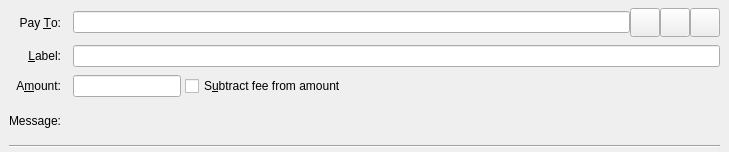
<?xml version="1.0" encoding="UTF-8"?>
<ui version="4.0">
 <class>SendCoinsEntry</class>
 <widget class="QStackedWidget" name="SendCoinsEntry">
  <property name="geometry">
   <rect>
    <x>0</x>
    <y>0</y>
    <width>729</width>
    <height>152</height>
   </rect>
  </property>
  <property name="focusPolicy">
   <enum>Qt::TabFocus</enum>
  </property>
  <property name="autoFillBackground">
   <bool>false</bool>
  </property>
  <widget class="QFrame" name="SendCoins">
   <property name="toolTip">
    <string>This is a normal payment.</string>
   </property>
   <property name="frameShape">
    <enum>QFrame::NoFrame</enum>
   </property>
   <layout class="QGridLayout" name="gridLayout">
    <property name="topMargin">
     <number>8</number>
    </property>
    <property name="bottomMargin">
     <number>4</number>
    </property>
    <property name="horizontalSpacing">
     <number>12</number>
    </property>
    <property name="verticalSpacing">
     <number>8</number>
    </property>
    <item row="2" column="1">
     <layout class="QHBoxLayout" name="horizontalLayoutAmount" stretch="0,0,1">
      <item>
       <widget class="BitcoinAmountField" name="payAmount"/>
      </item>
      <item>
       <spacer name="horizontalSpacer">
        <property name="orientation">
         <enum>Qt::Horizontal</enum>
        </property>
        <property name="sizeHint" stdset="0">
         <size>
          <width>4</width>
          <height>20</height>
         </size>
        </property>
       </spacer>
      </item>
      <item>
       <widget class="QCheckBox" name="checkboxSubtractFeeFromAmount">
        <property name="toolTip">
         <string>The fee will be deducted from the amount being sent. The recipient will receive less agricoin than you enter in the amount field. If multiple recipients are selected, the fee is split equally.</string>
        </property>
        <property name="layoutDirection">
         <enum>Qt::LeftToRight</enum>
        </property>
        <property name="text">
         <string>S&amp;ubtract fee from amount</string>
        </property>
       </widget>
      </item>
     </layout>
    </item>
    <item row="1" column="0">
     <widget class="QLabel" name="labellLabel">
      <property name="text">
       <string>&amp;Label:</string>
      </property>
      <property name="alignment">
       <set>Qt::AlignRight|Qt::AlignTrailing|Qt::AlignVCenter</set>
      </property>
      <property name="buddy">
       <cstring>addAsLabel</cstring>
      </property>
     </widget>
    </item>
    <item row="1" column="1">
     <widget class="QLineEdit" name="addAsLabel">
      <property name="toolTip">
       <string>Enter a label for this address to add it to the list of used addresses</string>
      </property>
     </widget>
    </item>
    <item row="2" column="0">
     <widget class="QLabel" name="amountLabel">
      <property name="text">
       <string>A&amp;mount:</string>
      </property>
      <property name="alignment">
       <set>Qt::AlignRight|Qt::AlignTrailing|Qt::AlignVCenter</set>
      </property>
      <property name="buddy">
       <cstring>payAmount</cstring>
      </property>
     </widget>
    </item>
    <item row="3" column="0">
     <widget class="QLabel" name="messageLabel">
      <property name="text">
       <string>Message:</string>
      </property>
      <property name="alignment">
       <set>Qt::AlignRight|Qt::AlignTrailing|Qt::AlignVCenter</set>
      </property>
     </widget>
    </item>
    <item row="0" column="0">
     <widget class="QLabel" name="payToLabel">
      <property name="text">
       <string>Pay &amp;To:</string>
      </property>
      <property name="alignment">
       <set>Qt::AlignRight|Qt::AlignTrailing|Qt::AlignVCenter</set>
      </property>
      <property name="buddy">
       <cstring>payTo</cstring>
      </property>
     </widget>
    </item>
    <item row="0" column="1">
     <layout class="QHBoxLayout" name="payToLayout">
      <property name="spacing">
       <number>0</number>
      </property>
      <item>
       <widget class="QValidatedLineEdit" name="payTo">
        <property name="toolTip">
         <string>The agricoin address to send the payment to</string>
        </property>
       </widget>
      </item>
      <item>
       <widget class="QToolButton" name="addressBookButton">
        <property name="toolTip">
         <string>Choose previously used address</string>
        </property>
        <property name="text">
         <string/>
        </property>
        <property name="icon">
         <iconset resource="../bitcoin.qrc">
          <normaloff>:/icons/address-book</normaloff>:/icons/address-book</iconset>
        </property>
        <property name="iconSize">
         <size>
          <width>22</width>
          <height>22</height>
         </size>
        </property>
        <property name="shortcut">
         <string>Alt+A</string>
        </property>
       </widget>
      </item>
      <item>
       <widget class="QToolButton" name="pasteButton">
        <property name="toolTip">
         <string>Paste address from clipboard</string>
        </property>
        <property name="text">
         <string/>
        </property>
        <property name="icon">
         <iconset resource="../bitcoin.qrc">
          <normaloff>:/icons/editpaste</normaloff>:/icons/editpaste</iconset>
        </property>
        <property name="iconSize">
         <size>
          <width>22</width>
          <height>22</height>
         </size>
        </property>
        <property name="shortcut">
         <string>Alt+P</string>
        </property>
       </widget>
      </item>
      <item>
       <widget class="QToolButton" name="deleteButton">
        <property name="toolTip">
         <string>Remove this entry</string>
        </property>
        <property name="text">
         <string/>
        </property>
        <property name="icon">
         <iconset resource="../bitcoin.qrc">
          <normaloff>:/icons/remove</normaloff>:/icons/remove</iconset>
        </property>
        <property name="iconSize">
         <size>
          <width>22</width>
          <height>22</height>
         </size>
        </property>
       </widget>
      </item>
     </layout>
    </item>
    <item row="3" column="1">
     <widget class="QLabel" name="messageTextLabel">
      <property name="toolTip">
       <string>A message that was attached to the agricoin: URI which will be stored with the transaction for your reference. Note: This message will not be sent over the agricoin network.</string>
      </property>
      <property name="textFormat">
       <enum>Qt::PlainText</enum>
      </property>
     </widget>
    </item>
    <item row="5" column="0" colspan="2">
     <widget class="Line" name="line">
      <property name="orientation">
       <enum>Qt::Horizontal</enum>
      </property>
     </widget>
    </item>
   </layout>
  </widget>
  <widget class="QFrame" name="SendCoins_UnauthenticatedPaymentRequest">
   <property name="palette">
    <palette>
     <active>
      <colorrole role="WindowText">
       <brush brushstyle="SolidPattern">
        <color alpha="255">
         <red>0</red>
         <green>0</green>
         <blue>0</blue>
        </color>
       </brush>
      </colorrole>
      <colorrole role="Button">
       <brush brushstyle="SolidPattern">
        <color alpha="255">
         <red>255</red>
         <green>255</green>
         <blue>127</blue>
        </color>
       </brush>
      </colorrole>
      <colorrole role="Light">
       <brush brushstyle="SolidPattern">
        <color alpha="255">
         <red>255</red>
         <green>255</green>
         <blue>255</blue>
        </color>
       </brush>
      </colorrole>
      <colorrole role="Midlight">
       <brush brushstyle="SolidPattern">
        <color alpha="255">
         <red>255</red>
         <green>255</green>
         <blue>191</blue>
        </color>
       </brush>
      </colorrole>
      <colorrole role="Dark">
       <brush brushstyle="SolidPattern">
        <color alpha="255">
         <red>127</red>
         <green>127</green>
         <blue>63</blue>
        </color>
       </brush>
      </colorrole>
      <colorrole role="Mid">
       <brush brushstyle="SolidPattern">
        <color alpha="255">
         <red>170</red>
         <green>170</green>
         <blue>84</blue>
        </color>
       </brush>
      </colorrole>
      <colorrole role="Text">
       <brush brushstyle="SolidPattern">
        <color alpha="255">
         <red>0</red>
         <green>0</green>
         <blue>0</blue>
        </color>
       </brush>
      </colorrole>
      <colorrole role="BrightText">
       <brush brushstyle="SolidPattern">
        <color alpha="255">
         <red>255</red>
         <green>255</green>
         <blue>255</blue>
        </color>
       </brush>
      </colorrole>
      <colorrole role="ButtonText">
       <brush brushstyle="SolidPattern">
        <color alpha="255">
         <red>0</red>
         <green>0</green>
         <blue>0</blue>
        </color>
       </brush>
      </colorrole>
      <colorrole role="Base">
       <brush brushstyle="SolidPattern">
        <color alpha="255">
         <red>255</red>
         <green>255</green>
         <blue>255</blue>
        </color>
       </brush>
      </colorrole>
      <colorrole role="Window">
       <brush brushstyle="SolidPattern">
        <color alpha="255">
         <red>255</red>
         <green>255</green>
         <blue>127</blue>
        </color>
       </brush>
      </colorrole>
      <colorrole role="Shadow">
       <brush brushstyle="SolidPattern">
        <color alpha="255">
         <red>0</red>
         <green>0</green>
         <blue>0</blue>
        </color>
       </brush>
      </colorrole>
      <colorrole role="AlternateBase">
       <brush brushstyle="SolidPattern">
        <color alpha="255">
         <red>255</red>
         <green>255</green>
         <blue>191</blue>
        </color>
       </brush>
      </colorrole>
      <colorrole role="ToolTipBase">
       <brush brushstyle="SolidPattern">
        <color alpha="255">
         <red>255</red>
         <green>255</green>
         <blue>220</blue>
        </color>
       </brush>
      </colorrole>
      <colorrole role="ToolTipText">
       <brush brushstyle="SolidPattern">
        <color alpha="255">
         <red>0</red>
         <green>0</green>
         <blue>0</blue>
        </color>
       </brush>
      </colorrole>
     </active>
     <inactive>
      <colorrole role="WindowText">
       <brush brushstyle="SolidPattern">
        <color alpha="255">
         <red>0</red>
         <green>0</green>
         <blue>0</blue>
        </color>
       </brush>
      </colorrole>
      <colorrole role="Button">
       <brush brushstyle="SolidPattern">
        <color alpha="255">
         <red>255</red>
         <green>255</green>
         <blue>127</blue>
        </color>
       </brush>
      </colorrole>
      <colorrole role="Light">
       <brush brushstyle="SolidPattern">
        <color alpha="255">
         <red>255</red>
         <green>255</green>
         <blue>255</blue>
        </color>
       </brush>
      </colorrole>
      <colorrole role="Midlight">
       <brush brushstyle="SolidPattern">
        <color alpha="255">
         <red>255</red>
         <green>255</green>
         <blue>191</blue>
        </color>
       </brush>
      </colorrole>
      <colorrole role="Dark">
       <brush brushstyle="SolidPattern">
        <color alpha="255">
         <red>127</red>
         <green>127</green>
         <blue>63</blue>
        </color>
       </brush>
      </colorrole>
      <colorrole role="Mid">
       <brush brushstyle="SolidPattern">
        <color alpha="255">
         <red>170</red>
         <green>170</green>
         <blue>84</blue>
        </color>
       </brush>
      </colorrole>
      <colorrole role="Text">
       <brush brushstyle="SolidPattern">
        <color alpha="255">
         <red>0</red>
         <green>0</green>
         <blue>0</blue>
        </color>
       </brush>
      </colorrole>
      <colorrole role="BrightText">
       <brush brushstyle="SolidPattern">
        <color alpha="255">
         <red>255</red>
         <green>255</green>
         <blue>255</blue>
        </color>
       </brush>
      </colorrole>
      <colorrole role="ButtonText">
       <brush brushstyle="SolidPattern">
        <color alpha="255">
         <red>0</red>
         <green>0</green>
         <blue>0</blue>
        </color>
       </brush>
      </colorrole>
      <colorrole role="Base">
       <brush brushstyle="SolidPattern">
        <color alpha="255">
         <red>255</red>
         <green>255</green>
         <blue>255</blue>
        </color>
       </brush>
      </colorrole>
      <colorrole role="Window">
       <brush brushstyle="SolidPattern">
        <color alpha="255">
         <red>255</red>
         <green>255</green>
         <blue>127</blue>
        </color>
       </brush>
      </colorrole>
      <colorrole role="Shadow">
       <brush brushstyle="SolidPattern">
        <color alpha="255">
         <red>0</red>
         <green>0</green>
         <blue>0</blue>
        </color>
       </brush>
      </colorrole>
      <colorrole role="AlternateBase">
       <brush brushstyle="SolidPattern">
        <color alpha="255">
         <red>255</red>
         <green>255</green>
         <blue>191</blue>
        </color>
       </brush>
      </colorrole>
      <colorrole role="ToolTipBase">
       <brush brushstyle="SolidPattern">
        <color alpha="255">
         <red>255</red>
         <green>255</green>
         <blue>220</blue>
        </color>
       </brush>
      </colorrole>
      <colorrole role="ToolTipText">
       <brush brushstyle="SolidPattern">
        <color alpha="255">
         <red>0</red>
         <green>0</green>
         <blue>0</blue>
        </color>
       </brush>
      </colorrole>
     </inactive>
     <disabled>
      <colorrole role="WindowText">
       <brush brushstyle="SolidPattern">
        <color alpha="255">
         <red>127</red>
         <green>127</green>
         <blue>63</blue>
        </color>
       </brush>
      </colorrole>
      <colorrole role="Button">
       <brush brushstyle="SolidPattern">
        <color alpha="255">
         <red>255</red>
         <green>255</green>
         <blue>127</blue>
        </color>
       </brush>
      </colorrole>
      <colorrole role="Light">
       <brush brushstyle="SolidPattern">
        <color alpha="255">
         <red>255</red>
         <green>255</green>
         <blue>255</blue>
        </color>
       </brush>
      </colorrole>
      <colorrole role="Midlight">
       <brush brushstyle="SolidPattern">
        <color alpha="255">
         <red>255</red>
         <green>255</green>
         <blue>191</blue>
        </color>
       </brush>
      </colorrole>
      <colorrole role="Dark">
       <brush brushstyle="SolidPattern">
        <color alpha="255">
         <red>127</red>
         <green>127</green>
         <blue>63</blue>
        </color>
       </brush>
      </colorrole>
      <colorrole role="Mid">
       <brush brushstyle="SolidPattern">
        <color alpha="255">
         <red>170</red>
         <green>170</green>
         <blue>84</blue>
        </color>
       </brush>
      </colorrole>
      <colorrole role="Text">
       <brush brushstyle="SolidPattern">
        <color alpha="255">
         <red>127</red>
         <green>127</green>
         <blue>63</blue>
        </color>
       </brush>
      </colorrole>
      <colorrole role="BrightText">
       <brush brushstyle="SolidPattern">
        <color alpha="255">
         <red>255</red>
         <green>255</green>
         <blue>255</blue>
        </color>
       </brush>
      </colorrole>
      <colorrole role="ButtonText">
       <brush brushstyle="SolidPattern">
        <color alpha="255">
         <red>127</red>
         <green>127</green>
         <blue>63</blue>
        </color>
       </brush>
      </colorrole>
      <colorrole role="Base">
       <brush brushstyle="SolidPattern">
        <color alpha="255">
         <red>255</red>
         <green>255</green>
         <blue>127</blue>
        </color>
       </brush>
      </colorrole>
      <colorrole role="Window">
       <brush brushstyle="SolidPattern">
        <color alpha="255">
         <red>255</red>
         <green>255</green>
         <blue>127</blue>
        </color>
       </brush>
      </colorrole>
      <colorrole role="Shadow">
       <brush brushstyle="SolidPattern">
        <color alpha="255">
         <red>0</red>
         <green>0</green>
         <blue>0</blue>
        </color>
       </brush>
      </colorrole>
      <colorrole role="AlternateBase">
       <brush brushstyle="SolidPattern">
        <color alpha="255">
         <red>255</red>
         <green>255</green>
         <blue>127</blue>
        </color>
       </brush>
      </colorrole>
      <colorrole role="ToolTipBase">
       <brush brushstyle="SolidPattern">
        <color alpha="255">
         <red>255</red>
         <green>255</green>
         <blue>220</blue>
        </color>
       </brush>
      </colorrole>
      <colorrole role="ToolTipText">
       <brush brushstyle="SolidPattern">
        <color alpha="255">
         <red>0</red>
         <green>0</green>
         <blue>0</blue>
        </color>
       </brush>
      </colorrole>
     </disabled>
    </palette>
   </property>
   <property name="toolTip">
    <string>This is an unauthenticated payment request.</string>
   </property>
   <property name="autoFillBackground">
    <bool>true</bool>
   </property>
   <property name="frameShape">
    <enum>QFrame::NoFrame</enum>
   </property>
   <layout class="QGridLayout" name="gridLayout_is">
    <property name="spacing">
     <number>12</number>
    </property>
    <item row="0" column="0">
     <widget class="QLabel" name="payToLabel_is">
      <property name="text">
       <string>Pay To:</string>
      </property>
      <property name="alignment">
       <set>Qt::AlignRight|Qt::AlignTrailing|Qt::AlignVCenter</set>
      </property>
     </widget>
    </item>
    <item row="0" column="1">
     <layout class="QHBoxLayout" name="payToLayout_is">
      <property name="spacing">
       <number>0</number>
      </property>
      <item>
       <widget class="QLabel" name="payTo_is"/>
      </item>
      <item>
       <widget class="QToolButton" name="deleteButton_is">
        <property name="toolTip">
         <string>Remove this entry</string>
        </property>
        <property name="text">
         <string/>
        </property>
        <property name="icon">
         <iconset resource="../bitcoin.qrc">
          <normaloff>:/icons/remove</normaloff>:/icons/remove</iconset>
        </property>
       </widget>
      </item>
     </layout>
    </item>
    <item row="1" column="0">
     <widget class="QLabel" name="memoLabel_is">
      <property name="text">
       <string>Memo:</string>
      </property>
      <property name="alignment">
       <set>Qt::AlignRight|Qt::AlignTrailing|Qt::AlignVCenter</set>
      </property>
     </widget>
    </item>
    <item row="1" column="1">
     <widget class="QLabel" name="memoTextLabel_is">
      <property name="textFormat">
       <enum>Qt::PlainText</enum>
      </property>
     </widget>
    </item>
    <item row="2" column="0">
     <widget class="QLabel" name="amountLabel_is">
      <property name="text">
       <string>A&amp;mount:</string>
      </property>
      <property name="alignment">
       <set>Qt::AlignRight|Qt::AlignTrailing|Qt::AlignVCenter</set>
      </property>
      <property name="buddy">
       <cstring>payAmount_is</cstring>
      </property>
     </widget>
    </item>
    <item row="2" column="1">
     <widget class="BitcoinAmountField" name="payAmount_is">
      <property name="acceptDrops">
       <bool>false</bool>
      </property>
     </widget>
    </item>
   </layout>
  </widget>
  <widget class="QFrame" name="SendCoins_AuthenticatedPaymentRequest">
   <property name="palette">
    <palette>
     <active>
      <colorrole role="WindowText">
       <brush brushstyle="SolidPattern">
        <color alpha="255">
         <red>0</red>
         <green>0</green>
         <blue>0</blue>
        </color>
       </brush>
      </colorrole>
      <colorrole role="Button">
       <brush brushstyle="SolidPattern">
        <color alpha="255">
         <red>140</red>
         <green>232</green>
         <blue>119</blue>
        </color>
       </brush>
      </colorrole>
      <colorrole role="Light">
       <brush brushstyle="SolidPattern">
        <color alpha="255">
         <red>230</red>
         <green>255</green>
         <blue>224</blue>
        </color>
       </brush>
      </colorrole>
      <colorrole role="Midlight">
       <brush brushstyle="SolidPattern">
        <color alpha="255">
         <red>185</red>
         <green>243</green>
         <blue>171</blue>
        </color>
       </brush>
      </colorrole>
      <colorrole role="Dark">
       <brush brushstyle="SolidPattern">
        <color alpha="255">
         <red>70</red>
         <green>116</green>
         <blue>59</blue>
        </color>
       </brush>
      </colorrole>
      <colorrole role="Mid">
       <brush brushstyle="SolidPattern">
        <color alpha="255">
         <red>93</red>
         <green>155</green>
         <blue>79</blue>
        </color>
       </brush>
      </colorrole>
      <colorrole role="Text">
       <brush brushstyle="SolidPattern">
        <color alpha="255">
         <red>0</red>
         <green>0</green>
         <blue>0</blue>
        </color>
       </brush>
      </colorrole>
      <colorrole role="BrightText">
       <brush brushstyle="SolidPattern">
        <color alpha="255">
         <red>155</red>
         <green>255</green>
         <blue>147</blue>
        </color>
       </brush>
      </colorrole>
      <colorrole role="ButtonText">
       <brush brushstyle="SolidPattern">
        <color alpha="255">
         <red>0</red>
         <green>0</green>
         <blue>0</blue>
        </color>
       </brush>
      </colorrole>
      <colorrole role="Base">
       <brush brushstyle="SolidPattern">
        <color alpha="255">
         <red>119</red>
         <green>255</green>
         <blue>233</blue>
        </color>
       </brush>
      </colorrole>
      <colorrole role="Window">
       <brush brushstyle="SolidPattern">
        <color alpha="255">
         <red>140</red>
         <green>232</green>
         <blue>119</blue>
        </color>
       </brush>
      </colorrole>
      <colorrole role="Shadow">
       <brush brushstyle="SolidPattern">
        <color alpha="255">
         <red>0</red>
         <green>0</green>
         <blue>0</blue>
        </color>
       </brush>
      </colorrole>
      <colorrole role="AlternateBase">
       <brush brushstyle="SolidPattern">
        <color alpha="255">
         <red>197</red>
         <green>243</green>
         <blue>187</blue>
        </color>
       </brush>
      </colorrole>
      <colorrole role="NoRole">
       <brush brushstyle="SolidPattern">
        <color alpha="255">
         <red>125</red>
         <green>194</green>
         <blue>122</blue>
        </color>
       </brush>
      </colorrole>
      <colorrole role="ToolTipBase">
       <brush brushstyle="SolidPattern">
        <color alpha="255">
         <red>255</red>
         <green>255</green>
         <blue>220</blue>
        </color>
       </brush>
      </colorrole>
      <colorrole role="ToolTipText">
       <brush brushstyle="SolidPattern">
        <color alpha="255">
         <red>0</red>
         <green>0</green>
         <blue>0</blue>
        </color>
       </brush>
      </colorrole>
     </active>
     <inactive>
      <colorrole role="WindowText">
       <brush brushstyle="SolidPattern">
        <color alpha="255">
         <red>0</red>
         <green>0</green>
         <blue>0</blue>
        </color>
       </brush>
      </colorrole>
      <colorrole role="Button">
       <brush brushstyle="SolidPattern">
        <color alpha="255">
         <red>140</red>
         <green>232</green>
         <blue>119</blue>
        </color>
       </brush>
      </colorrole>
      <colorrole role="Light">
       <brush brushstyle="SolidPattern">
        <color alpha="255">
         <red>230</red>
         <green>255</green>
         <blue>224</blue>
        </color>
       </brush>
      </colorrole>
      <colorrole role="Midlight">
       <brush brushstyle="SolidPattern">
        <color alpha="255">
         <red>185</red>
         <green>243</green>
         <blue>171</blue>
        </color>
       </brush>
      </colorrole>
      <colorrole role="Dark">
       <brush brushstyle="SolidPattern">
        <color alpha="255">
         <red>70</red>
         <green>116</green>
         <blue>59</blue>
        </color>
       </brush>
      </colorrole>
      <colorrole role="Mid">
       <brush brushstyle="SolidPattern">
        <color alpha="255">
         <red>93</red>
         <green>155</green>
         <blue>79</blue>
        </color>
       </brush>
      </colorrole>
      <colorrole role="Text">
       <brush brushstyle="SolidPattern">
        <color alpha="255">
         <red>0</red>
         <green>0</green>
         <blue>0</blue>
        </color>
       </brush>
      </colorrole>
      <colorrole role="BrightText">
       <brush brushstyle="SolidPattern">
        <color alpha="255">
         <red>155</red>
         <green>255</green>
         <blue>147</blue>
        </color>
       </brush>
      </colorrole>
      <colorrole role="ButtonText">
       <brush brushstyle="SolidPattern">
        <color alpha="255">
         <red>0</red>
         <green>0</green>
         <blue>0</blue>
        </color>
       </brush>
      </colorrole>
      <colorrole role="Base">
       <brush brushstyle="SolidPattern">
        <color alpha="255">
         <red>119</red>
         <green>255</green>
         <blue>233</blue>
        </color>
       </brush>
      </colorrole>
      <colorrole role="Window">
       <brush brushstyle="SolidPattern">
        <color alpha="255">
         <red>140</red>
         <green>232</green>
         <blue>119</blue>
        </color>
       </brush>
      </colorrole>
      <colorrole role="Shadow">
       <brush brushstyle="SolidPattern">
        <color alpha="255">
         <red>0</red>
         <green>0</green>
         <blue>0</blue>
        </color>
       </brush>
      </colorrole>
      <colorrole role="AlternateBase">
       <brush brushstyle="SolidPattern">
        <color alpha="255">
         <red>197</red>
         <green>243</green>
         <blue>187</blue>
        </color>
       </brush>
      </colorrole>
      <colorrole role="NoRole">
       <brush brushstyle="SolidPattern">
        <color alpha="255">
         <red>125</red>
         <green>194</green>
         <blue>122</blue>
        </color>
       </brush>
      </colorrole>
      <colorrole role="ToolTipBase">
       <brush brushstyle="SolidPattern">
        <color alpha="255">
         <red>255</red>
         <green>255</green>
         <blue>220</blue>
        </color>
       </brush>
      </colorrole>
      <colorrole role="ToolTipText">
       <brush brushstyle="SolidPattern">
        <color alpha="255">
         <red>0</red>
         <green>0</green>
         <blue>0</blue>
        </color>
       </brush>
      </colorrole>
     </inactive>
     <disabled>
      <colorrole role="WindowText">
       <brush brushstyle="SolidPattern">
        <color alpha="255">
         <red>70</red>
         <green>116</green>
         <blue>59</blue>
        </color>
       </brush>
      </colorrole>
      <colorrole role="Button">
       <brush brushstyle="SolidPattern">
        <color alpha="255">
         <red>140</red>
         <green>232</green>
         <blue>119</blue>
        </color>
       </brush>
      </colorrole>
      <colorrole role="Light">
       <brush brushstyle="SolidPattern">
        <color alpha="255">
         <red>230</red>
         <green>255</green>
         <blue>224</blue>
        </color>
       </brush>
      </colorrole>
      <colorrole role="Midlight">
       <brush brushstyle="SolidPattern">
        <color alpha="255">
         <red>185</red>
         <green>243</green>
         <blue>171</blue>
        </color>
       </brush>
      </colorrole>
      <colorrole role="Dark">
       <brush brushstyle="SolidPattern">
        <color alpha="255">
         <red>70</red>
         <green>116</green>
         <blue>59</blue>
        </color>
       </brush>
      </colorrole>
      <colorrole role="Mid">
       <brush brushstyle="SolidPattern">
        <color alpha="255">
         <red>93</red>
         <green>155</green>
         <blue>79</blue>
        </color>
       </brush>
      </colorrole>
      <colorrole role="Text">
       <brush brushstyle="SolidPattern">
        <color alpha="255">
         <red>70</red>
         <green>116</green>
         <blue>59</blue>
        </color>
       </brush>
      </colorrole>
      <colorrole role="BrightText">
       <brush brushstyle="SolidPattern">
        <color alpha="255">
         <red>155</red>
         <green>255</green>
         <blue>147</blue>
        </color>
       </brush>
      </colorrole>
      <colorrole role="ButtonText">
       <brush brushstyle="SolidPattern">
        <color alpha="255">
         <red>70</red>
         <green>116</green>
         <blue>59</blue>
        </color>
       </brush>
      </colorrole>
      <colorrole role="Base">
       <brush brushstyle="SolidPattern">
        <color alpha="255">
         <red>140</red>
         <green>232</green>
         <blue>119</blue>
        </color>
       </brush>
      </colorrole>
      <colorrole role="Window">
       <brush brushstyle="SolidPattern">
        <color alpha="255">
         <red>140</red>
         <green>232</green>
         <blue>119</blue>
        </color>
       </brush>
      </colorrole>
      <colorrole role="Shadow">
       <brush brushstyle="SolidPattern">
        <color alpha="255">
         <red>0</red>
         <green>0</green>
         <blue>0</blue>
        </color>
       </brush>
      </colorrole>
      <colorrole role="AlternateBase">
       <brush brushstyle="SolidPattern">
        <color alpha="255">
         <red>140</red>
         <green>232</green>
         <blue>119</blue>
        </color>
       </brush>
      </colorrole>
      <colorrole role="NoRole">
       <brush brushstyle="SolidPattern">
        <color alpha="255">
         <red>125</red>
         <green>194</green>
         <blue>122</blue>
        </color>
       </brush>
      </colorrole>
      <colorrole role="ToolTipBase">
       <brush brushstyle="SolidPattern">
        <color alpha="255">
         <red>255</red>
         <green>255</green>
         <blue>220</blue>
        </color>
       </brush>
      </colorrole>
      <colorrole role="ToolTipText">
       <brush brushstyle="SolidPattern">
        <color alpha="255">
         <red>0</red>
         <green>0</green>
         <blue>0</blue>
        </color>
       </brush>
      </colorrole>
     </disabled>
    </palette>
   </property>
   <property name="toolTip">
    <string>This is an authenticated payment request.</string>
   </property>
   <property name="autoFillBackground">
    <bool>true</bool>
   </property>
   <property name="frameShape">
    <enum>QFrame::NoFrame</enum>
   </property>
   <layout class="QGridLayout" name="gridLayout_s">
    <property name="spacing">
     <number>12</number>
    </property>
    <item row="0" column="0">
     <widget class="QLabel" name="payToLabel_s">
      <property name="text">
       <string>Pay To:</string>
      </property>
      <property name="alignment">
       <set>Qt::AlignRight|Qt::AlignTrailing|Qt::AlignVCenter</set>
      </property>
     </widget>
    </item>
    <item row="0" column="1">
     <layout class="QHBoxLayout" name="payToLayout_s">
      <property name="spacing">
       <number>0</number>
      </property>
      <item>
       <widget class="QLabel" name="payTo_s">
        <property name="textFormat">
         <enum>Qt::PlainText</enum>
        </property>
       </widget>
      </item>
      <item>
       <widget class="QToolButton" name="deleteButton_s">
        <property name="toolTip">
         <string>Remove this entry</string>
        </property>
        <property name="text">
         <string/>
        </property>
        <property name="icon">
         <iconset resource="../bitcoin.qrc">
          <normaloff>:/icons/remove</normaloff>:/icons/remove</iconset>
        </property>
       </widget>
      </item>
     </layout>
    </item>
    <item row="1" column="0">
     <widget class="QLabel" name="memoLabel_s">
      <property name="text">
       <string>Memo:</string>
      </property>
      <property name="alignment">
       <set>Qt::AlignRight|Qt::AlignTrailing|Qt::AlignVCenter</set>
      </property>
     </widget>
    </item>
    <item row="1" column="1">
     <widget class="QLabel" name="memoTextLabel_s">
      <property name="textFormat">
       <enum>Qt::PlainText</enum>
      </property>
     </widget>
    </item>
    <item row="2" column="0">
     <widget class="QLabel" name="amountLabel_s">
      <property name="text">
       <string>A&amp;mount:</string>
      </property>
      <property name="alignment">
       <set>Qt::AlignRight|Qt::AlignTrailing|Qt::AlignVCenter</set>
      </property>
      <property name="buddy">
       <cstring>payAmount_s</cstring>
      </property>
     </widget>
    </item>
    <item row="2" column="1">
     <widget class="BitcoinAmountField" name="payAmount_s">
      <property name="acceptDrops">
       <bool>false</bool>
      </property>
     </widget>
    </item>
   </layout>
  </widget>
 </widget>
 <customwidgets>
  <customwidget>
   <class>QValidatedLineEdit</class>
   <extends>QLineEdit</extends>
   <header>qvalidatedlineedit.h</header>
  </customwidget>
  <customwidget>
   <class>BitcoinAmountField</class>
   <extends>QLineEdit</extends>
   <header>bitcoinamountfield.h</header>
   <container>1</container>
  </customwidget>
 </customwidgets>
 <tabstops>
  <tabstop>payTo</tabstop>
  <tabstop>addressBookButton</tabstop>
  <tabstop>pasteButton</tabstop>
  <tabstop>deleteButton</tabstop>
  <tabstop>addAsLabel</tabstop>
  <tabstop>payAmount</tabstop>
  <tabstop>payAmount_is</tabstop>
  <tabstop>deleteButton_is</tabstop>
  <tabstop>payAmount_s</tabstop>
  <tabstop>deleteButton_s</tabstop>
 </tabstops>
 <resources>
  <include location="../bitcoin.qrc"/>
 </resources>
 <connections/>
</ui>
